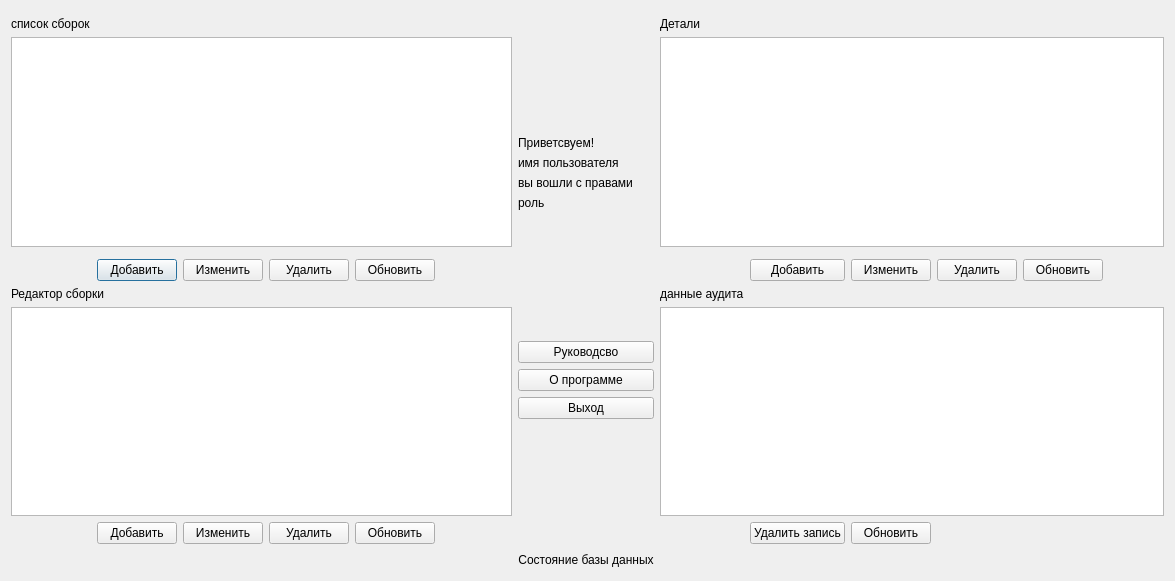
<?xml version="1.0" encoding="UTF-8"?>
<ui version="4.0">
 <class>MUSY</class>
 <widget class="QDialog" name="MUSY">
  <property name="geometry">
   <rect>
    <x>0</x>
    <y>0</y>
    <width>1175</width>
    <height>581</height>
   </rect>
  </property>
  <property name="windowTitle">
   <string>Dialog</string>
  </property>
  <layout class="QGridLayout" name="gridLayout">
   <item row="4" column="2">
    <widget class="QPushButton" name="addBuilds">
     <property name="text">
      <string>Добавить</string>
     </property>
    </widget>
   </item>
   <item row="4" column="12">
    <widget class="QPushButton" name="upPart">
     <property name="text">
      <string>Обновить</string>
     </property>
    </widget>
   </item>
   <item row="5" column="8">
    <widget class="QLabel" name="label">
     <property name="text">
      <string>данные аудита</string>
     </property>
    </widget>
   </item>
   <item row="7" column="3">
    <widget class="QPushButton" name="redParts">
     <property name="text">
      <string>Изменить</string>
     </property>
    </widget>
   </item>
   <item row="8" column="1" colspan="6">
    <spacer name="horizontalSpacer">
     <property name="orientation">
      <enum>Qt::Horizontal</enum>
     </property>
     <property name="sizeHint" stdset="0">
      <size>
       <width>501</width>
       <height>20</height>
      </size>
     </property>
    </spacer>
   </item>
   <item row="7" column="10">
    <widget class="QPushButton" name="upAudit">
     <property name="text">
      <string>Обновить</string>
     </property>
    </widget>
   </item>
   <item row="7" column="11" colspan="3">
    <spacer name="horizontalSpacer_7">
     <property name="orientation">
      <enum>Qt::Horizontal</enum>
     </property>
     <property name="sizeHint" stdset="0">
      <size>
       <width>40</width>
       <height>20</height>
      </size>
     </property>
    </spacer>
   </item>
   <item row="8" column="7">
    <widget class="QLabel" name="S">
     <property name="text">
      <string>&lt;html&gt;&lt;head/&gt;&lt;body&gt;&lt;p align=&quot;center&quot;&gt;Состояние базы данных&lt;/p&gt;&lt;/body&gt;&lt;/html&gt;</string>
     </property>
    </widget>
   </item>
   <item row="4" column="8">
    <spacer name="horizontalSpacer_9">
     <property name="orientation">
      <enum>Qt::Horizontal</enum>
     </property>
     <property name="sizeHint" stdset="0">
      <size>
       <width>40</width>
       <height>20</height>
      </size>
     </property>
    </spacer>
   </item>
   <item row="7" column="6">
    <spacer name="horizontalSpacer_5">
     <property name="orientation">
      <enum>Qt::Horizontal</enum>
     </property>
     <property name="sizeHint" stdset="0">
      <size>
       <width>40</width>
       <height>20</height>
      </size>
     </property>
    </spacer>
   </item>
   <item row="4" column="6">
    <spacer name="horizontalSpacer_4">
     <property name="orientation">
      <enum>Qt::Horizontal</enum>
     </property>
     <property name="sizeHint" stdset="0">
      <size>
       <width>40</width>
       <height>20</height>
      </size>
     </property>
    </spacer>
   </item>
   <item row="7" column="8">
    <spacer name="horizontalSpacer_8">
     <property name="orientation">
      <enum>Qt::Horizontal</enum>
     </property>
     <property name="sizeHint" stdset="0">
      <size>
       <width>40</width>
       <height>20</height>
      </size>
     </property>
    </spacer>
   </item>
   <item row="4" column="5">
    <widget class="QPushButton" name="upBuilds">
     <property name="text">
      <string>Обновить</string>
     </property>
    </widget>
   </item>
   <item row="4" column="13">
    <spacer name="horizontalSpacer_10">
     <property name="orientation">
      <enum>Qt::Horizontal</enum>
     </property>
     <property name="sizeHint" stdset="0">
      <size>
       <width>40</width>
       <height>20</height>
      </size>
     </property>
    </spacer>
   </item>
   <item row="1" column="8">
    <widget class="QLabel" name="label_2">
     <property name="text">
      <string>Детали</string>
     </property>
    </widget>
   </item>
   <item row="7" column="5">
    <widget class="QPushButton" name="upParts">
     <property name="text">
      <string>Обновить</string>
     </property>
    </widget>
   </item>
   <item row="4" column="9">
    <widget class="QPushButton" name="addPart">
     <property name="text">
      <string>Добавить</string>
     </property>
    </widget>
   </item>
   <item row="1" column="1">
    <widget class="QLabel" name="label_4">
     <property name="text">
      <string>список сборок</string>
     </property>
    </widget>
   </item>
   <item row="4" column="1">
    <spacer name="horizontalSpacer_3">
     <property name="orientation">
      <enum>Qt::Horizontal</enum>
     </property>
     <property name="sizeHint" stdset="0">
      <size>
       <width>40</width>
       <height>20</height>
      </size>
     </property>
    </spacer>
   </item>
   <item row="7" column="9">
    <widget class="QPushButton" name="delAudit">
     <property name="text">
      <string>Удалить запись</string>
     </property>
    </widget>
   </item>
   <item row="0" column="7" rowspan="8">
    <layout class="QVBoxLayout" name="verticalLayout">
     <item>
      <spacer name="verticalSpacer">
       <property name="orientation">
        <enum>Qt::Vertical</enum>
       </property>
       <property name="sizeHint" stdset="0">
        <size>
         <width>20</width>
         <height>40</height>
        </size>
       </property>
      </spacer>
     </item>
     <item>
      <widget class="QLabel" name="label_5">
       <property name="text">
        <string>Приветсвуем!</string>
       </property>
      </widget>
     </item>
     <item>
      <widget class="QLabel" name="label_6">
       <property name="text">
        <string>имя пользователя</string>
       </property>
      </widget>
     </item>
     <item>
      <widget class="QLabel" name="label_7">
       <property name="text">
        <string>вы вошли с правами</string>
       </property>
      </widget>
     </item>
     <item>
      <widget class="QLabel" name="label_8">
       <property name="text">
        <string>роль</string>
       </property>
      </widget>
     </item>
     <item>
      <layout class="QGridLayout" name="gridLayout_2"/>
     </item>
     <item>
      <spacer name="verticalSpacer_3">
       <property name="orientation">
        <enum>Qt::Vertical</enum>
       </property>
       <property name="sizeHint" stdset="0">
        <size>
         <width>20</width>
         <height>40</height>
        </size>
       </property>
      </spacer>
     </item>
     <item>
      <widget class="QPushButton" name="fullGuild">
       <property name="text">
        <string>Руководсво</string>
       </property>
      </widget>
     </item>
     <item>
      <widget class="QPushButton" name="fullInfo">
       <property name="text">
        <string>О программе</string>
       </property>
      </widget>
     </item>
     <item>
      <widget class="QPushButton" name="fullExit">
       <property name="text">
        <string>Выход</string>
       </property>
      </widget>
     </item>
     <item>
      <spacer name="verticalSpacer_2">
       <property name="orientation">
        <enum>Qt::Vertical</enum>
       </property>
       <property name="sizeHint" stdset="0">
        <size>
         <width>20</width>
         <height>40</height>
        </size>
       </property>
      </spacer>
     </item>
    </layout>
   </item>
   <item row="4" column="3">
    <widget class="QPushButton" name="redBuilds">
     <property name="text">
      <string>Изменить</string>
     </property>
    </widget>
   </item>
   <item row="4" column="4">
    <widget class="QPushButton" name="delBuilds">
     <property name="text">
      <string>Удалить</string>
     </property>
    </widget>
   </item>
   <item row="4" column="10">
    <widget class="QPushButton" name="redPArt">
     <property name="text">
      <string>Изменить</string>
     </property>
    </widget>
   </item>
   <item row="4" column="11">
    <widget class="QPushButton" name="delPart">
     <property name="text">
      <string>Удалить</string>
     </property>
    </widget>
   </item>
   <item row="7" column="4">
    <widget class="QPushButton" name="delParts">
     <property name="text">
      <string>Удалить</string>
     </property>
    </widget>
   </item>
   <item row="5" column="1" colspan="5">
    <widget class="QLabel" name="label_3">
     <property name="text">
      <string>Редактор сборки</string>
     </property>
    </widget>
   </item>
   <item row="7" column="1">
    <spacer name="horizontalSpacer_6">
     <property name="orientation">
      <enum>Qt::Horizontal</enum>
     </property>
     <property name="sizeHint" stdset="0">
      <size>
       <width>40</width>
       <height>20</height>
      </size>
     </property>
    </spacer>
   </item>
   <item row="8" column="8" colspan="6">
    <spacer name="horizontalSpacer_2">
     <property name="orientation">
      <enum>Qt::Horizontal</enum>
     </property>
     <property name="sizeHint" stdset="0">
      <size>
       <width>284</width>
       <height>20</height>
      </size>
     </property>
    </spacer>
   </item>
   <item row="7" column="2">
    <widget class="QPushButton" name="addParts">
     <property name="text">
      <string>Добавить</string>
     </property>
    </widget>
   </item>
   <item row="2" column="1" colspan="6">
    <widget class="QTableView" name="tableViewBuilds"/>
   </item>
   <item row="2" column="8" colspan="6">
    <widget class="QTableView" name="tableViewGOST"/>
   </item>
   <item row="6" column="8" colspan="6">
    <widget class="QTableView" name="tableViewAudit"/>
   </item>
   <item row="6" column="1" colspan="6">
    <widget class="QTableView" name="tableViewParts"/>
   </item>
  </layout>
 </widget>
 <resources/>
 <connections/>
</ui>
